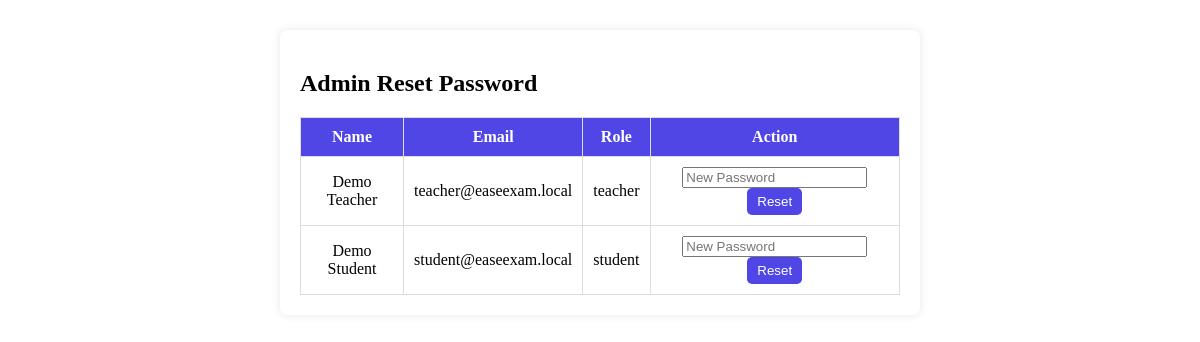
The app's page /admin/admin_reset_password.php (signed in) with its own data.
### tables this page shows
CREATE TABLE IF NOT EXISTS users (
  user_id INT AUTO_INCREMENT PRIMARY KEY,
  full_name VARCHAR(100) NOT NULL,
  email VARCHAR(120) NOT NULL UNIQUE,
  password_hash VARCHAR(255) NOT NULL,
  role ENUM('student','teacher','admin') NOT NULL DEFAULT 'student',
  created_at TIMESTAMP DEFAULT CURRENT_TIMESTAMP
);

### admin/admin_reset_password.php (the view, shortened to what this page needs)
<?php
include "../db.php";
$users = $pdo->query("SELECT user_id, full_name, email, role FROM users WHERE role != 'admin'")->fetchAll();
?>
<!DOCTYPE html>
<html>
<head>
</head>
<body>
<div class="reset-container">
  <h2>Admin Reset Password</h2>
  <table>
    <tr><th>Name</th><th>Email</th><th>Role</th><th>Action</th></tr>
    <?php foreach($users as $u): ?>
      <tr>
        <td><?= htmlspecialchars($u['full_name']) ?></td>
        <td><?= htmlspecialchars($u['email']) ?></td>
        <td><?= $u['role'] ?></td>
        <td>
          <form method="POST" style="display:inline-block;">
            <input type="password" name="new_password" placeholder="New Password" required>
            <button type="submit" class="btn">Reset</button>
          </form>
        </td>
      </tr>
    <?php endforeach; ?>
  </table>
</div>
</body>
</html>

### admin/admin_reset_password.php (style rules this page uses)
.reset-container { max-width: 600px; margin: 30px auto; padding: 20px; background:#fff; border-radius:8px; box-shadow:0 0 10px rgba(0,0,0,0.1); }
table { width: 100%; border-collapse: collapse; margin-top: 20px; }
th, td { padding: 10px; border: 1px solid #ddd; text-align: center; }
th { background: #4f46e5; color:#fff; }
.btn { padding: 6px 10px; background:#4f46e5; color:#fff; border:none; border-radius:5px; cursor:pointer; }

### records on screen
users: full_name "Demo Teacher", email "teacher@easeexam.local", role "teacher"
users: full_name "Demo Student", email "student@easeexam.local", role "student"
